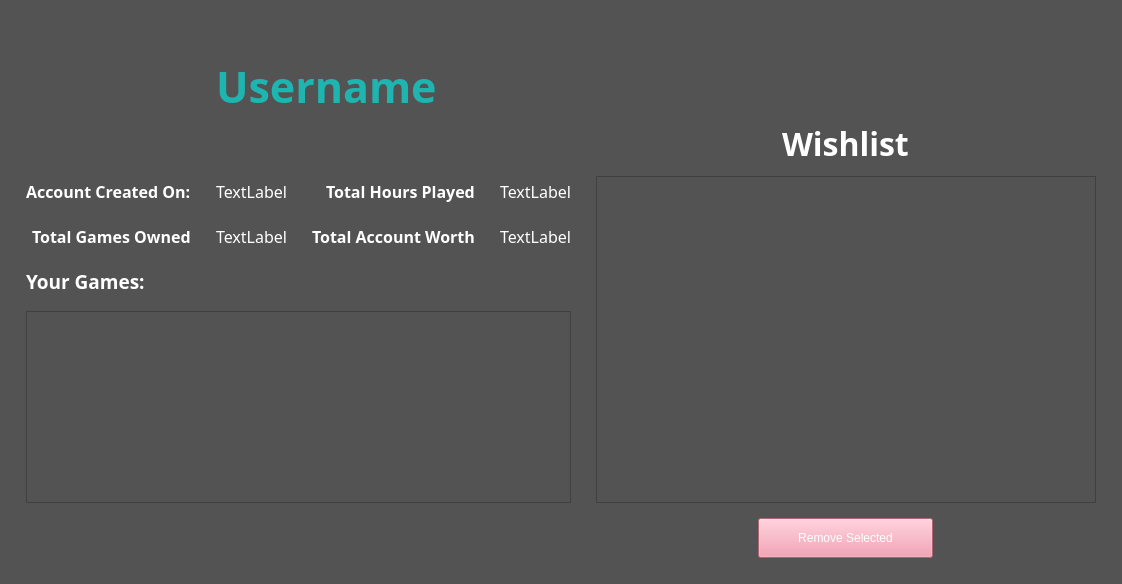
     <widget class="QWidget" name="UserPage">
      <property name="styleSheet">
       <string notr="true">background-color: rgb(83, 83, 83);</string>
      </property>
      <layout class="QGridLayout" name="gridLayout_6">
       <item row="0" column="0">
        <layout class="QGridLayout" name="UserLayout">
         <property name="leftMargin">
          <number>15</number>
         </property>
         <property name="rightMargin">
          <number>15</number>
         </property>
         <property name="bottomMargin">
          <number>15</number>
         </property>
         <property name="horizontalSpacing">
          <number>25</number>
         </property>
         <property name="verticalSpacing">
          <number>15</number>
         </property>
         <item row="2" column="2" alignment="Qt::AlignRight">
          <widget class="QLabel" name="HoursPlayedLabel">
           <property name="sizePolicy">
            <sizepolicy hsizetype="Preferred" vsizetype="Fixed">
             <horstretch>0</horstretch>
             <verstretch>0</verstretch>
            </sizepolicy>
           </property>
           <property name="maximumSize">
            <size>
             <width>16777215</width>
             <height>30</height>
            </size>
           </property>
           <property name="font">
            <font>
             <family>Agency FB</family>
             <pointsize>12</pointsize>
             <weight>75</weight>
             <bold>true</bold>
            </font>
           </property>
           <property name="styleSheet">
            <string notr="true">color: rgb(255, 255, 255);</string>
           </property>
           <property name="text">
            <string>Total Hours Played</string>
           </property>
          </widget>
         </item>
         <item row="2" column="0" alignment="Qt::AlignRight">
          <widget class="QLabel" name="AccountCreationLabel">
           <property name="sizePolicy">
            <sizepolicy hsizetype="Preferred" vsizetype="Minimum">
             <horstretch>0</horstretch>
             <verstretch>0</verstretch>
            </sizepolicy>
           </property>
           <property name="minimumSize">
            <size>
             <width>0</width>
             <height>30</height>
            </size>
           </property>
           <property name="maximumSize">
            <size>
             <width>16777215</width>
             <height>30</height>
            </size>
           </property>
           <property name="font">
            <font>
             <family>Agency FB</family>
             <pointsize>12</pointsize>
             <weight>75</weight>
             <bold>true</bold>
            </font>
           </property>
           <property name="styleSheet">
            <string notr="true">color: rgb(255, 255, 255);</string>
           </property>
           <property name="text">
            <string>Account Created On:</string>
           </property>
          </widget>
         </item>
         <item row="3" column="0" alignment="Qt::AlignRight">
          <widget class="QLabel" name="GamesOwnedLabel">
           <property name="sizePolicy">
            <sizepolicy hsizetype="Preferred" vsizetype="Preferred">
             <horstretch>0</horstretch>
             <verstretch>0</verstretch>
            </sizepolicy>
           </property>
           <property name="minimumSize">
            <size>
             <width>0</width>
             <height>30</height>
            </size>
           </property>
           <property name="maximumSize">
            <size>
             <width>16777215</width>
             <height>30</height>
            </size>
           </property>
           <property name="font">
            <font>
             <family>Agency FB</family>
             <pointsize>12</pointsize>
             <weight>75</weight>
             <bold>true</bold>
            </font>
           </property>
           <property name="styleSheet">
            <string notr="true">color: rgb(255, 255, 255);</string>
           </property>
           <property name="text">
            <string>Total Games Owned</string>
           </property>
          </widget>
         </item>
         <item row="4" column="0" colspan="4">
          <widget class="QLabel" name="GaneLibraryLabel">
           <property name="sizePolicy">
            <sizepolicy hsizetype="Preferred" vsizetype="Preferred">
             <horstretch>0</horstretch>
             <verstretch>0</verstretch>
            </sizepolicy>
           </property>
           <property name="minimumSize">
            <size>
             <width>0</width>
             <height>30</height>
            </size>
           </property>
           <property name="maximumSize">
            <size>
             <width>16777215</width>
             <height>30</height>
            </size>
           </property>
           <property name="font">
            <font>
             <family>Agency FB</family>
             <pointsize>14</pointsize>
             <weight>75</weight>
             <bold>true</bold>
            </font>
           </property>
           <property name="styleSheet">
            <string notr="true">color: rgb(255, 255, 255);</string>
           </property>
           <property name="text">
            <string>Your Games:</string>
           </property>
          </widget>
         </item>
         <item row="2" column="1" alignment="Qt::AlignHCenter">
          <widget class="QLabel" name="AccountCreationInfo">
           <property name="sizePolicy">
            <sizepolicy hsizetype="Preferred" vsizetype="Minimum">
             <horstretch>0</horstretch>
             <verstretch>0</verstretch>
            </sizepolicy>
           </property>
           <property name="minimumSize">
            <size>
             <width>0</width>
             <height>30</height>
            </size>
           </property>
           <property name="maximumSize">
            <size>
             <width>16777215</width>
             <height>30</height>
            </size>
           </property>
           <property name="font">
            <font>
             <family>Agency FB</family>
             <pointsize>12</pointsize>
             <weight>50</weight>
             <bold>false</bold>
            </font>
           </property>
           <property name="styleSheet">
            <string notr="true">color: rgb(255, 255, 255);</string>
           </property>
           <property name="text">
            <string>TextLabel</string>
           </property>
          </widget>
         </item>
         <item row="3" column="1" alignment="Qt::AlignHCenter">
          <widget class="QLabel" name="GamesOwnedInfo">
           <property name="sizePolicy">
            <sizepolicy hsizetype="Preferred" vsizetype="Preferred">
             <horstretch>0</horstretch>
             <verstretch>0</verstretch>
            </sizepolicy>
           </property>
           <property name="minimumSize">
            <size>
             <width>0</width>
             <height>30</height>
            </size>
           </property>
           <property name="maximumSize">
            <size>
             <width>16777215</width>
             <height>30</height>
            </size>
           </property>
           <property name="font">
            <font>
             <family>Agency FB</family>
             <pointsize>12</pointsize>
            </font>
           </property>
           <property name="styleSheet">
            <string notr="true">color: rgb(255, 255, 255);</string>
           </property>
           <property name="text">
            <string>TextLabel</string>
           </property>
          </widget>
         </item>
         <item row="2" column="3" alignment="Qt::AlignHCenter">
          <widget class="QLabel" name="HoursPlayedInfo">
           <property name="maximumSize">
            <size>
             <width>16777215</width>
             <height>30</height>
            </size>
           </property>
           <property name="font">
            <font>
             <family>Agency FB</family>
             <pointsize>12</pointsize>
            </font>
           </property>
           <property name="styleSheet">
            <string notr="true">color: rgb(255, 255, 255);</string>
           </property>
           <property name="text">
            <string>TextLabel</string>
           </property>
          </widget>
         </item>
         <item row="3" column="3" alignment="Qt::AlignHCenter">
          <widget class="QLabel" name="AccountWorthInfo">
           <property name="sizePolicy">
            <sizepolicy hsizetype="Preferred" vsizetype="Preferred">
             <horstretch>0</horstretch>
             <verstretch>0</verstretch>
            </sizepolicy>
           </property>
           <property name="minimumSize">
            <size>
             <width>0</width>
             <height>30</height>
            </size>
           </property>
           <property name="maximumSize">
            <size>
             <width>16777215</width>
             <height>30</height>
            </size>
           </property>
           <property name="font">
            <font>
             <family>Agency FB</family>
             <pointsize>12</pointsize>
            </font>
           </property>
           <property name="styleSheet">
            <string notr="true">color: rgb(255, 255, 255);</string>
           </property>
           <property name="text">
            <string>TextLabel</string>
           </property>
          </widget>
         </item>
         <item row="3" column="2" alignment="Qt::AlignRight">
          <widget class="QLabel" name="AccountWorthLabel">
           <property name="sizePolicy">
            <sizepolicy hsizetype="Preferred" vsizetype="Preferred">
             <horstretch>0</horstretch>
             <verstretch>0</verstretch>
            </sizepolicy>
           </property>
           <property name="minimumSize">
            <size>
             <width>0</width>
             <height>30</height>
            </size>
           </property>
           <property name="maximumSize">
            <size>
             <width>16777215</width>
             <height>30</height>
            </size>
           </property>
           <property name="font">
            <font>
             <family>Agency FB</family>
             <pointsize>12</pointsize>
             <weight>75</weight>
             <bold>true</bold>
            </font>
           </property>
           <property name="styleSheet">
            <string notr="true">color: rgb(255, 255, 255);</string>
           </property>
           <property name="text">
            <string>Total Account Worth</string>
           </property>
          </widget>
         </item>
         <item row="7" column="5" alignment="Qt::AlignHCenter">
          <widget class="QPushButton" name="removeSelectedWishlist">
           <property name="sizePolicy">
            <sizepolicy hsizetype="MinimumExpanding" vsizetype="Fixed">
             <horstretch>0</horstretch>
             <verstretch>0</verstretch>
            </sizepolicy>
           </property>
           <property name="minimumSize">
            <size>
             <width>175</width>
             <height>40</height>
            </size>
           </property>
           <property name="maximumSize">
            <size>
             <width>250</width>
             <height>16777215</height>
            </size>
           </property>
           <property name="styleSheet">
            <string notr="true">background-color: rgb(244, 140, 164);
color: rgb(255, 255, 255);</string>
           </property>
           <property name="text">
            <string>Remove Selected</string>
           </property>
          </widget>
         </item>
         <item row="2" column="5" rowspan="5">
          <widget class="QListWidget" name="Wishlist">
           <property name="sizePolicy">
            <sizepolicy hsizetype="MinimumExpanding" vsizetype="MinimumExpanding">
             <horstretch>0</horstretch>
             <verstretch>0</verstretch>
            </sizepolicy>
           </property>
           <property name="minimumSize">
            <size>
             <width>500</width>
             <height>0</height>
            </size>
           </property>
           <property name="maximumSize">
            <size>
             <width>600</width>
             <height>600</height>
            </size>
           </property>
           <property name="font">
            <font>
             <family>Agency FB</family>
             <pointsize>10</pointsize>
            </font>
           </property>
           <property name="styleSheet">
            <string notr="true">color: rgb(255, 255, 255);</string>
           </property>
           <property name="spacing">
            <number>5</number>
           </property>
          </widget>
         </item>
         <item row="1" column="5" alignment="Qt::AlignHCenter">
          <widget class="QLabel" name="WishlistLabel">
           <property name="maximumSize">
            <size>
             <width>16777215</width>
             <height>36</height>
            </size>
           </property>
           <property name="font">
            <font>
             <family>Agency FB</family>
             <pointsize>24</pointsize>
             <weight>75</weight>
             <bold>true</bold>
            </font>
           </property>
           <property name="styleSheet">
            <string notr="true">color: rgb(255, 255, 255);</string>
           </property>
           <property name="text">
            <string>Wishlist</string>
           </property>
          </widget>
         </item>
         <item row="0" column="1" rowspan="2" colspan="3">
          <widget class="QLabel" name="UsernameLabel">
           <property name="maximumSize">
            <size>
             <width>16777215</width>
             <height>180</height>
            </size>
           </property>
           <property name="font">
            <font>
             <family>Agency FB</family>
             <pointsize>32</pointsize>
             <weight>75</weight>
             <bold>true</bold>
            </font>
           </property>
           <property name="styleSheet">
            <string notr="true">color: rgb(30, 180, 175);</string>
           </property>
           <property name="text">
            <string>Username</string>
           </property>
           <property name="wordWrap">
            <bool>false</bool>
           </property>
           <property name="margin">
            <number>5</number>
           </property>
          </widget>
         </item>
         <item row="0" column="0" rowspan="2">
          <widget class="QLabel" name="ProfilePicture">
           <property name="sizePolicy">
            <sizepolicy hsizetype="Fixed" vsizetype="Fixed">
             <horstretch>0</horstretch>
             <verstretch>0</verstretch>
            </sizepolicy>
           </property>
           <property name="minimumSize">
            <size>
             <width>150</width>
             <height>150</height>
            </size>
           </property>
           <property name="maximumSize">
            <size>
             <width>150</width>
             <height>150</height>
            </size>
           </property>
           <property name="text">
            <string/>
           </property>
           <property name="pixmap">
            <pixmap resource="resources.qrc">:/icon/steam_icon.gif</pixmap>
           </property>
           <property name="scaledContents">
            <bool>true</bool>
           </property>
          </widget>
         </item>
         <item row="5" column="0" rowspan="2" colspan="4">
          <widget class="QListWidget" name="GameLibraryInfo">
           <property name="sizePolicy">
            <sizepolicy hsizetype="Expanding" vsizetype="Expanding">
             <horstretch>0</horstretch>
             <verstretch>0</verstretch>
            </sizepolicy>
           </property>
           <property name="minimumSize">
            <size>
             <width>0</width>
             <height>0</height>
            </size>
           </property>
           <property name="font">
            <font>
             <family>Agency FB</family>
             <pointsize>10</pointsize>
            </font>
           </property>
           <property name="styleSheet">
            <string notr="true">color: rgb(255, 255, 255);</string>
           </property>
           <property name="spacing">
            <number>5</number>
           </property>
          </widget>
         </item>
        </layout>
       </item>
      </layout>
     </widget>
